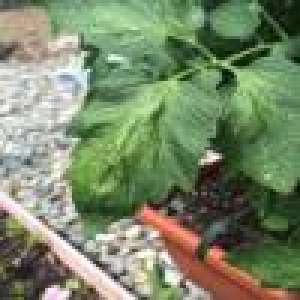
#> input picture notebooks/plant-nutrient-deficiency/data/images/train_resized/000003.jpg, 100 x 100 px (shown 3 times larger); its folder holds only this picture in this run
$ jupyter execute --allow-errors process-images.ipynb
#> lines starting #> are read from the running program, lines starting #| are printed output that depends on the picture; after the words box and inside, x2 and y2 are one past the last pixel; in counts of white or black regions, pixels touching at a corner belong together
<h1> Processing the scrapped images </h1>

It is the continuation of dataset preparation task started in

https://github.com/shashigharti/python-examples-for-beginners/blob/master/notebooks/plant-nutrient-deficiency/scrapping-plant-images-with-nutrient-deficiency.ipynb

References:

https://docs.opencv.org/trunk/df/d9d/tutorial_py_colorspaces.html
https://www.kaggle.com/sanikamal/image-segmentation-using-color-spaces

[cell 1]
import cv2
import os
from PIL import Image
import numpy as np
import matplotlib.pyplot as plt
from matplotlib import colors

[cell 2]
# Resizing Images
def image_resize(src_dir, dest_dir, inter = cv2.INTER_AREA):
    files = [os.path.join(src_dir, f) for f in os.listdir(src_dir)]
    width = 100
    height = 100

    for file in files:
        file_name = file.split('/')[3]
        dim = (width, height)
        image = Image.open(file)

        # resize the image
        resized_img = image.resize(dim)
        resized_img.save(dest_dir + '/' + file_name)

#> (the rest of this cell did not finish here and is left out)

[cell 3]
# load and display images
resized_dir = 'data/images/train_resized'
i = 1
fig=plt.figure(figsize=(8, 8))
for file in os.listdir(resized_dir)[:12]:
    #img = np.random.randint(10, size=dim)
    img= cv2.imread(resized_dir + '/' + file)
#> img is the input picture: shape (100, 100, 3); mean B, G, R 105.2, 136.3, 122
    fig.add_subplot(3, 4, i)
    plt.imshow(img)
    i += 1
plt.show()

[cell 4]
def image_segmentation_by_color(file):
    tomato_leaf = cv2.imread(file)
    tomato_leaf_rgb = cv2.cvtColor(tomato_leaf, cv2.COLOR_BGR2RGB)
    tomato_leaf_hsv = cv2.cvtColor(tomato_leaf_rgb, cv2.COLOR_RGB2HSV)

    # range for green color in HSV color space
    lower = np.array([25, 50, 20])
    upper = np.array([80, 255, 255])

    # threshold to get green color
    mask = cv2.inRange(tomato_leaf_hsv, lower, upper)

    # Bitwise-AND mask and original image
    result = cv2.bitwise_and(tomato_leaf_rgb, tomato_leaf_rgb, mask= mask)

    # blur image to improve segmentation
    blur = cv2.GaussianBlur(result, (7, 7), 0)

    return mask, blur

[cell 5]
img = 'data/images/train_resized/000010.jpg'
tomato_leaf = cv2.imread(img)
#> (the rest of this cell did not finish here and is left out)

#> (a cell that did not finish here is left out)

#> (a cell that did not finish here is left out)

#> (a cell that did not finish here is left out)

#> (a cell that did not finish here is left out)

[cell 10]
# Segment all images in train_resized folder and overwrite with new segmented image

dest = 'data/images/train_resized'
train_dir = 'data/images/train_resized'
for file in os.listdir(train_dir):
    _, result_image = image_segmentation_by_color(train_dir + '/' + file)
#> call 2 of image_segmentation_by_color, with file = 'data/images/train_resized/000003.jpg'
#> in image_segmentation_by_color (call 2), `tomato_leaf_hsv = cv2.cvtColor(tomato_leaf_rgb, cv2.COLOR_RGB2HSV)`: tomato_leaf_hsv: shape (100, 100, 3); mean H, S, V 46.9, 78.2, 142.5
#> in image_segmentation_by_color (call 2), `mask = cv2.inRange(tomato_leaf_hsv, lower, upper)`:
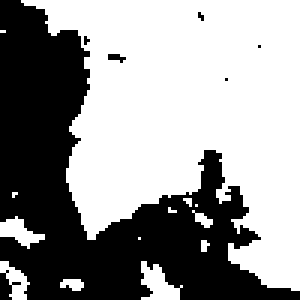
#> mask: shape (100, 100) (shown 3 times larger); 59.4% white; 7 black regions (5 under 20 px), largest, box (x1, y1, x2, y2) and area: (0, 0, 100, 100) 4007, (0, 90, 7, 100) 33
#> in image_segmentation_by_color (call 2), `result = cv2.bitwise_and(tomato_leaf_rgb, tomato_leaf_rgb, mask= mask)`:
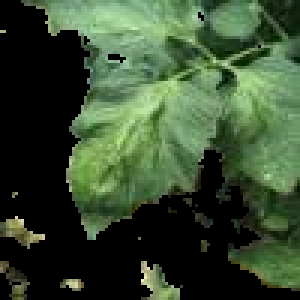
#> result: shape (100, 100, 3) (shown 3 times larger); mean R, G, B 56.4, 75.8, 49.1
#> in image_segmentation_by_color (call 2), `blur = cv2.GaussianBlur(result, (7, 7), 0)`:
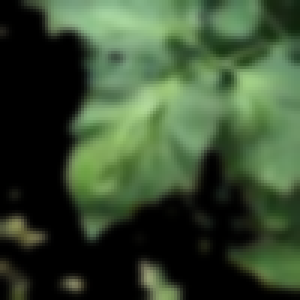
#> blur: shape (100, 100, 3) (shown 3 times larger); mean R, G, B 56.4, 75.9, 49.1
    cv2.imwrite(dest + '/' + file, cv2.cvtColor(result_image, cv2.COLOR_RGB2BGR))

$ run again, on notebooks/plant-nutrient-deficiency/data/images/train_resized/000011.jpg
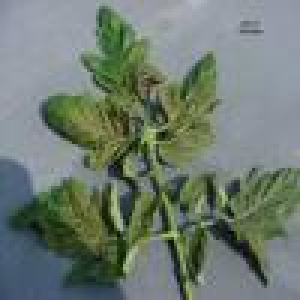
#> input picture notebooks/plant-nutrient-deficiency/data/images/train_resized/000011.jpg, 100 x 100 px (shown 3 times larger)
#> img is the input picture: shape (100, 100, 3); mean B, G, R 112.8, 123.3, 110.8
#> tomato_leaf_hsv: shape (100, 100, 3); mean H, S, V 78, 62.1, 128.5
#> in image_segmentation_by_color (call 2), `mask = cv2.inRange(tomato_leaf_hsv, lower, upper)`:
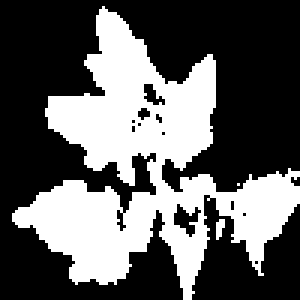
#> mask: shape (100, 100) (shown 3 times larger); 37% white; 3 white regions (2 under 20 px), largest, box (x1, y1, x2, y2) and area: (4, 2, 100, 100) 3687
#> in image_segmentation_by_color (call 2), `blur = cv2.GaussianBlur(result, (7, 7), 0)`:
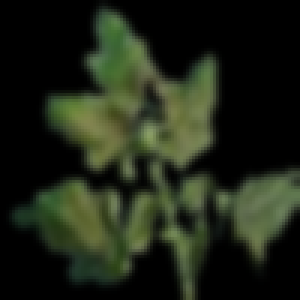
#> blur: shape (100, 100, 3) (shown 3 times larger); mean R, G, B 30.7, 37, 22.7

$ run again, on notebooks/plant-nutrient-deficiency/data/images/train_resized/000013.jpg
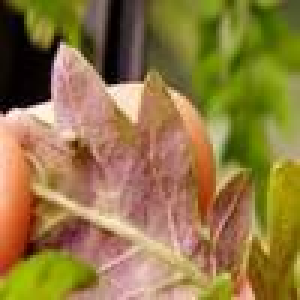
#> input picture notebooks/plant-nutrient-deficiency/data/images/train_resized/000013.jpg, 100 x 100 px (shown 3 times larger)
#> img is the input picture: shape (100, 100, 3); mean B, G, R 67, 120.6, 146.5
#> tomato_leaf_hsv: shape (100, 100, 3); mean H, S, V 26.4, 153.8, 150.3
#> in image_segmentation_by_color (call 2), `mask = cv2.inRange(tomato_leaf_hsv, lower, upper)`:
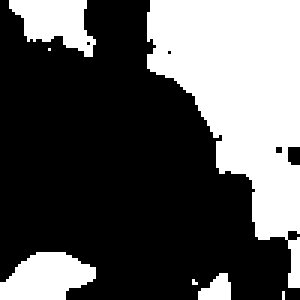
#> mask: shape (100, 100) (shown 3 times larger); 34.6% white; 7 white regions (3 under 20 px), largest, box (x1, y1, x2, y2) and area: (49, 0, 100, 96) 2678, (0, 84, 32, 100) 370, (3, 0, 32, 19) 333, (66, 91, 77, 100) 69
#> in image_segmentation_by_color (call 2), `blur = cv2.GaussianBlur(result, (7, 7), 0)`:
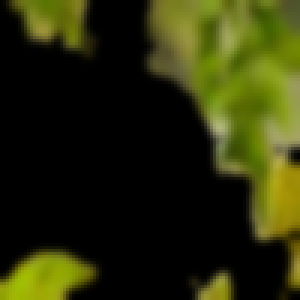
#> blur: shape (100, 100, 3) (shown 3 times larger); mean R, G, B 41.9, 44.8, 10.1

$ run again, on notebooks/plant-nutrient-deficiency/data/images/train_resized/000014.jpg
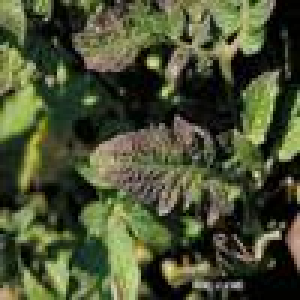
#> input picture notebooks/plant-nutrient-deficiency/data/images/train_resized/000014.jpg, 100 x 100 px (shown 3 times larger)
#> img is the input picture: shape (100, 100, 3); mean B, G, R 51.4, 80, 73.4
#> tomato_leaf_hsv: shape (100, 100, 3); mean H, S, V 40.7, 120.6, 81.9
#> in image_segmentation_by_color (call 2), `mask = cv2.inRange(tomato_leaf_hsv, lower, upper)`:
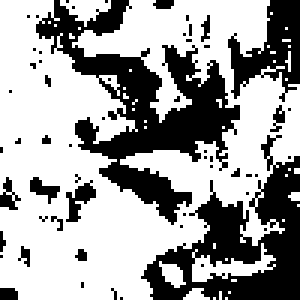
#> mask: shape (100, 100) (shown 3 times larger); 63.3% white; 57 black regions (49 under 20 px), largest, box (x1, y1, x2, y2) and area: (12, 0, 80, 75) 1683, (47, 45, 100, 100) 1219, (76, 0, 100, 34) 413
#> in image_segmentation_by_color (call 2), `blur = cv2.GaussianBlur(result, (7, 7), 0)`:
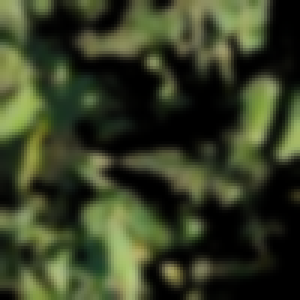
#> blur: shape (100, 100, 3) (shown 3 times larger); mean R, G, B 54.7, 62.2, 36.9

$ run again, on notebooks/plant-nutrient-deficiency/data/images/train_resized/000005.jpg
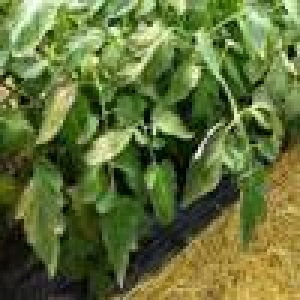
#> input picture notebooks/plant-nutrient-deficiency/data/images/train_resized/000005.jpg, 100 x 100 px (shown 3 times larger)
#> img is the input picture: shape (100, 100, 3); mean B, G, R 57.7, 112.7, 98.3
#> tomato_leaf_hsv: shape (100, 100, 3); mean H, S, V 40.8, 140.8, 116.3
#> in image_segmentation_by_color (call 2), `mask = cv2.inRange(tomato_leaf_hsv, lower, upper)`:
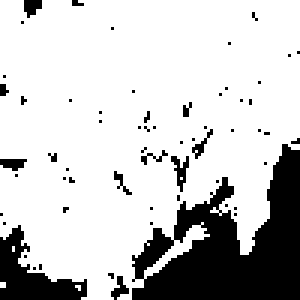
#> mask: shape (100, 100) (shown 3 times larger); 78.7% white; 61 black regions (54 under 20 px), largest, box (x1, y1, x2, y2) and area: (44, 48, 100, 100) 1551, (0, 75, 29, 100) 324, (57, 52, 63, 64) 33
#> in image_segmentation_by_color (call 2), `blur = cv2.GaussianBlur(result, (7, 7), 0)`:
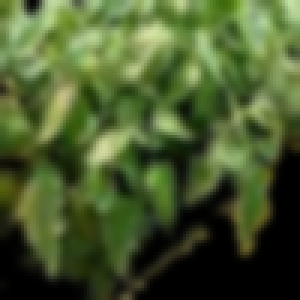
#> blur: shape (100, 100, 3) (shown 3 times larger); mean R, G, B 73.2, 90.7, 46.2
